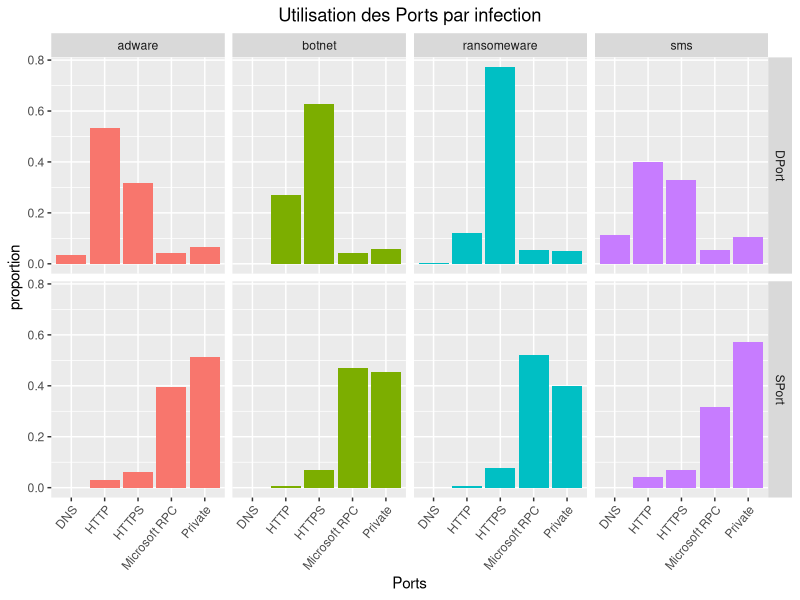
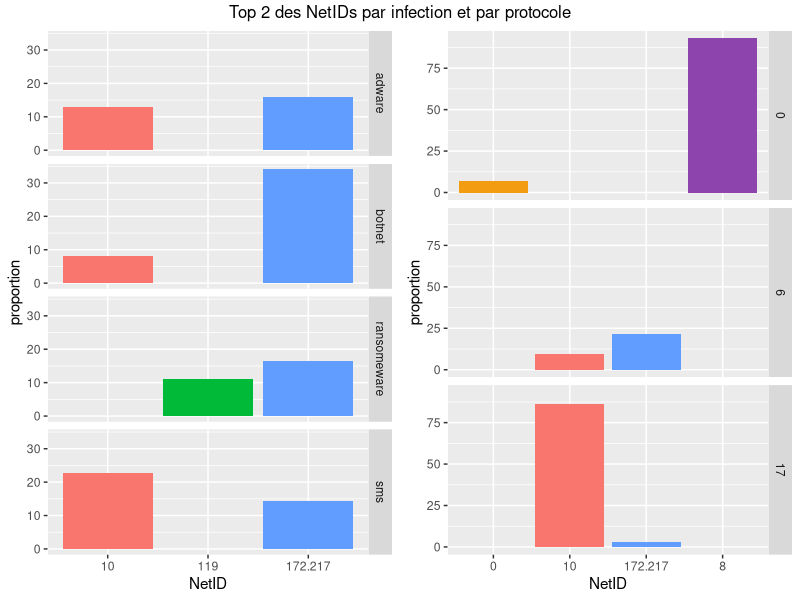
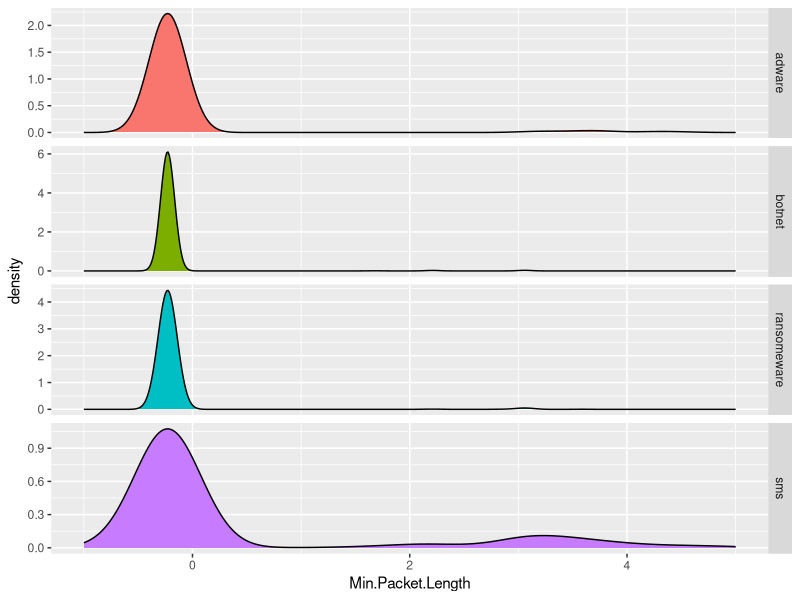
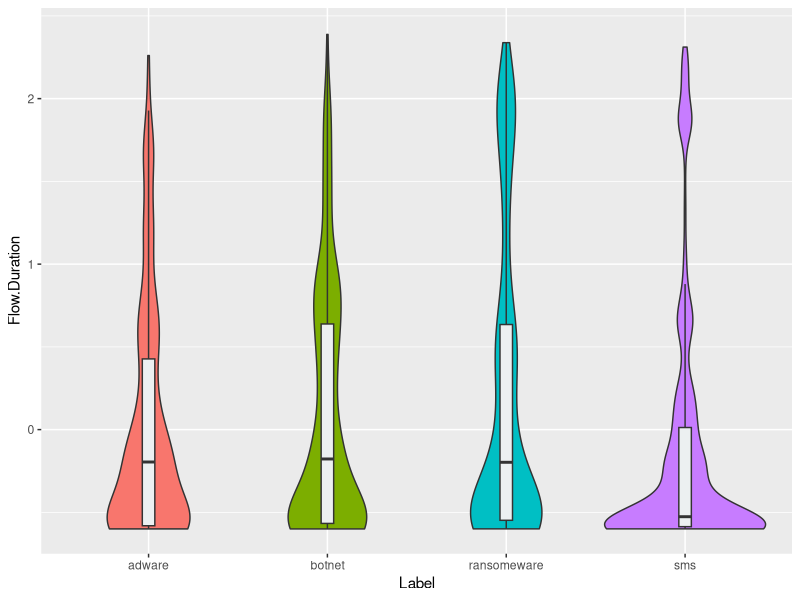
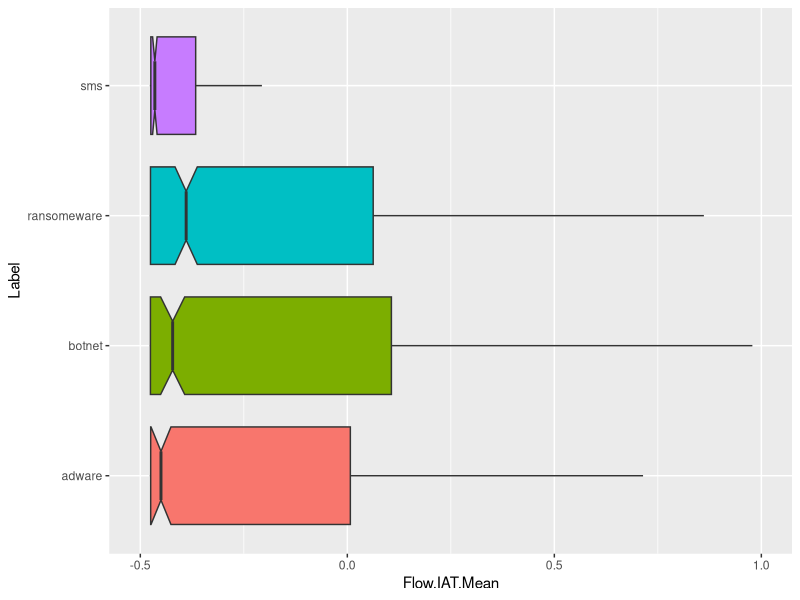

Generate these figures, in order, with R: (Note: this script raises an error after producing the figures.)
## ---- chunk 1
library(ggpubr)
library(tidyverse)
library(caret)
library(pROC)
library(ranger)
library(doParallel)
## ---- chunk 2
data <- read_csv("data/hackerAttack.csv")
data <- data %>% rename_all(make.names)
## ---- chunk 3
ip_split <- function(ip){
    #' Renvoie le Net-ID d'une adresse IP
    octets <- str_split(ip, "\\.")[[1]]
    if (as.numeric(octets[1]) <= 127) {
        netID <- octets[1]
    } else {
        netID <- paste(octets[1], octets[2], sep = ".")
    }
    
    return(netID)
}
## ---- chunk 4
data %>% 
select_if(is.numeric) %>% 
summarise_all(var) %>% 
gather() %>%
select(value) %>%
as.matrix() %>%
quantile(0.25) -> q1
## ---- chunk 5
data <- data %>% 
rename(IP = 'Destination.IP') %>% 
rowwise() %>% # vectorise la fonction ip_split
mutate(IP = ip_split(IP)) %>% 
as_tibble() # supprime rowwise_df
## ---- chunk 6
data <- data %>% 
rename(
    SPort = 'Source.Port',
    DPort = 'Destination.Port',
) %>% 
mutate(
    DPort = case_when(
        DPort == 53 ~ "DNS",
        DPort == 80 ~ "HTTP",
        DPort == 443 ~ "HTTPS",
        DPort %in% c(1024:5000, 49152:65535) ~ "Microsoft RPC",
        DPort %in% 60000:61000 ~ "Mosh",
        TRUE ~ "Private"
    ),
    SPort = case_when(
        SPort == 80 ~ "HTTP",
        SPort == 443 ~ "HTTPS",
        SPort %in% c(1024:5000, 49152:65535) ~ "Microsoft RPC",
        SPort %in% 60000:61000 ~ "Mosh",
        TRUE ~ "Private"
    )
) %>% 
mutate_at(
    c('SPort', 'DPort', 'IP', 'Protocol', 'Label'),
    funs(factor)
) %>% 
select(
    1:4, # Facteurs
    colnames(select_if(., function(col) is.numeric(col) && var(col) >= q1)), # Variances faibles
    ncol(.) # Label
) %>% 
mutate_if(
    is.numeric,
    scale
)
## ---- chunk 7
dim_quant <- data %>% select_if(is.numeric) %>% ncol()
dim_IP <- length(unique(data$IP))
dim_SPort <- length(unique(data$SPort))
dim_DPort <- length(unique(data$DPort))
dim_Protocol <- length(unique(data$Protocol))
dim_X <- dim_quant + dim_IP-1 + dim_SPort-1 + dim_DPort-1 + dim_Protocol-1
## ---- chunk 8
data %>%
select(SPort, DPort, Label) %>%
gather("Entry", "Port", -Label) %>% ggplot() + 
aes(x = Port, y = ..prop.., group = 1, fill = Label) +
geom_bar() + guides(fill = F) + 
facet_grid(cols = vars(Label), rows = vars(Entry)) +
labs(title = "Utilisation des Ports par infection", x = "Ports", y = "proportion") +
theme(
    axis.text.x = element_text(angle = 50, hjust = 1),
    plot.title = element_text(hjust = 0.5)
)
## ---- chunk 9
ip_label <- data %>% 
group_by(Label, IP) %>% 
summarise(proportion = n()) %>%
mutate(proportion = proportion*100 / sum(proportion)) %>% 
top_n(2, proportion) %>% 
ggplot() + aes(x = IP, y = proportion, fill = IP) +
geom_bar(stat="identity") + facet_grid(Label~.) +
guides(fill = F) + xlab("NetID")

ip_protocol <- data %>% 
group_by(Protocol, IP) %>% 
summarise(proportion = n()) %>%
mutate(proportion = proportion*100 / sum(proportion)) %>% 
top_n(2, proportion) %>% 
ggplot() + aes(x = IP, y = proportion, fill = IP) +
geom_bar(stat="identity") + facet_grid(Protocol~.) +
guides(fill = F) + xlab("NetID") +
scale_fill_manual(values = c("#f39c12", "#f8766d", "#619cff", "#8e44ad"))
## ---- chunk 10
data %>% 
group_by(Label, Protocol) %>% 
summarise(proportion = n()) %>%
mutate(proportion = proportion*100 / sum(proportion)) %>% 
spread(Protocol, proportion)
ggarrange(
    ip_label, ip_protocol,
    ncol = 2, nrow = 1
) %>% 
annotate_figure(top = "Top 2 des NetIDs par infection et par protocole")
## ---- chunk 11
ggplot(data) + aes(x = `Min.Packet.Length`, fill = Label) +
geom_density() + facet_grid(Label~., scales = "free_y") +
xlim(range(-1,5)) + guides(fill = F)
## ---- chunk 12
ggplot(data) + aes(y = `Flow.Duration`, x = Label, fill = Label) +
geom_violin() + ylim(range(-0.6:2.6)) + guides(fill = F) +
geom_boxplot(width = 0.07, fill = "#ecf0f1", outlier.size = -1)
## ---- chunk 13
ggplot(data) + 
aes(y = `Flow.IAT.Mean`, x = Label, fill = Label) +
geom_boxplot(notch=T, outlier.size = -1) +
coord_flip(ylim=c(-0.5, 1)) +
guides(fill = F)
## ---- chunk 14
split_set <- function(data, trainSize = 0.9){
    #' Divise nos données en partitions train et test
    
    set.seed(2020)
    part <- createDataPartition(data$Label, p = trainSize)
    train_set <- data %>% slice(part$Resample1)
    test_set <- data %>% slice(-part$Resample1)
    
    return(list(train_set, test_set))
}
## ---- chunk 15
plotmetrics <- function(train_obj, parameter){
    #' Renvoie un ggplot de l'évolution d'Accuracy et AUC
    #' train_obj: objet de type train de caret
    #' param: paramètre évalué
    
    train_obj <- train_obj$results %>% select(!!parameter, AUC, Accuracy)
    AUC_limits <- c(min(train_obj$AUC), max(train_obj$AUC))
    Accuracy_limits <- c(min(train_obj$Accuracy), max(train_obj$Accuracy))
    train_obj$Accuracy <- train_obj$Accuracy * (AUC_limits[2]/Accuracy_limits[2])
    limit <- c(min(train_obj[,2:3]), max(train_obj[,2:3]))
    maxAUC <- filter(train_obj, AUC == max(AUC))
    maxAccuracy <- filter(train_obj, Accuracy == max(Accuracy))

    plot <- train_obj %>% 
    ggplot() + aes_string(x = parameter) + 
    geom_line(aes(y = AUC), color = "#38ada9") +  
    geom_point(aes(y = AUC), color = "#38ada9") +
    geom_line(aes(y = Accuracy), color = "#e55039") +
    geom_point(aes(y = Accuracy), color = "#e55039") +
    geom_point(data = maxAUC, aes_string(x = parameter, y = "AUC"), color = "#38ada9", shape = 5, size = 3) +
    geom_point(data = maxAccuracy, aes_string(x = parameter, y = "Accuracy"), color = "#e55039", shape = 0, size = 3) +
    scale_y_continuous(
        limits = limit,
        sec.axis = sec_axis(~ . *Accuracy_limits[2]/AUC_limits[2],
                            name = "Accuracy")) +
    theme(
        plot.title = element_text(hjust = 0.5),
        axis.title.y.left = element_text(color = "#38ada9"),
        axis.text.y.left = element_text(color = "#38ada9"),
        axis.title.y.right = element_text(color = "#e55039"),
        axis.text.y.right = element_text(color = "#e55039"),

    )
    
    return(plot)
}
## ---- chunk 16
confmatrix <- function(test, pred){
    #' Renvoie un ggplot de matrice de confusion
    #' test, pred: vecteurs de même taille
    
    plot <- confusionMatrix(test, pred)$table %>% 
    as_tibble() %>%
    ggplot() +
    aes(x = Reference, y = reorder(Prediction, desc(Prediction)), fill = n) + 
    geom_tile() +
    geom_text(aes(label = paste(round(n, 2), '%')), color = "white", size = 5) +
    labs(y = "Prediction") + guides(fill = F) +
    scale_fill_gradient(low = "#c0392b", high = "#27ae60") +
    theme(plot.title = element_text(hjust = 0.5))
    
    return(plot)
}
## ---- chunk 17
multiroc <- function(Y, Y_pred){
    #' Renvoie les courbes ROC de chaque classe
    
    predicted <- tibble(
        Y = as.character(Y),
        Y_pred = as.character(Y_pred)
    )

    roclist <- vector(mode = "list")

    for (label in unique(predicted$Y)){
        one_rest <- predicted %>% 
        mutate(
            Y = if_else(
                Y == label,
                1, 0
            ),
            Y_pred = if_else(
                Y_pred == label,
                1, 0
            )
        )

        roclist[[label]] <- roc(one_rest$Y, one_rest$Y_pred)
    }

    plot <- roclist %>% ggroc(aes = "color", size = 1, legacy.axes = TRUE) +
    labs(color = "Labels") + theme(plot.title = element_text(hjust = 0.5))
    
    return(plot)
}

## ---- chunk 18
train_set <- split_set(data)[[1]]
test_set <- split_set(data)[[2]]

tune_control <- trainControl(
  method = "cv", 
  number = 3,
  index = createMultiFolds(train_set$Label, k = 3, times = 1),
  classProbs = TRUE,
  summaryFunction = multiClassSummary
)
## ---- chunk 19
knn_tune_naive <- data.frame(
    k = seq(3, 170, by = 6)
)

cl <- makePSOCKcluster(4)
registerDoParallel(cl)
set.seed(2020)

knn_naive_cv <- train(
    Label ~ .,
    data = train_set,
    method = "knn",
    metric = "AUC",
    trControl = tune_control,
    tuneGrid = knn_tune_naive,
)

on.exit(stopCluster(cl))

plotmetrics(knn_naive_cv, "k") +
labs(title = "AUC et Accuracy en fonction des K voisins", x = "Voisins")
## ---- chunk 20
train_knn <- split_set(data)[[1]]
test_knn <- split_set(data)[[2]]
## ---- chunk 21
knn_tune <- data.frame(
    k = seq(3, 15)
)

cl <- makePSOCKcluster(4)
registerDoParallel(cl)
set.seed(2020)

knn_cv <- train(
    Label ~ .,
    data = train_knn,
    method = "knn",
    metric = "AUC",
    trControl = tune_control,
    tuneGrid = knn_tune,
)

on.exit(stopCluster(cl))

plotmetrics(knn_cv, "k") +
labs(title = "AUC et Accuracy en fonction des K voisins", x = "Voisins")
## ---- chunk 22
model_knn <- knn_cv$finalModel
pred_knn <- predict(knn_cv, newdata = test_knn)
## ---- chunk 23
confmatrix(test_knn$Label, pred_knn) +
labs(title = "Matrice de confusion KNN, K = 4")
## ---- chunk 24
multiroc(test_knn$Label, pred_knn) +
labs(title = "Courbes ROC avec KNN, K = 4")
## ---- chunk 25
result <- knn_cv$results %>% 
filter(k == 4)  %>%
mutate(Model = "KNN") %>% 
select(Model, AUC, Accuracy)
## ---- chunk 26
rf_tune_naive <- data.frame(
    mtry = dim_X,
    splitrule = "gini",
    min.node.size = 1
)
## ---- chunk 27
cl <- makePSOCKcluster(4)
registerDoParallel(cl)
set.seed(2020)

rf_naive_cv <- train(
    Label ~ .,
    data = train_set,
    method = "ranger",
    metric = "AUC",
    trControl = tune_control,
    tuneGrid = rf_tune_naive,
    importance = 'impurity_corrected'
)

on.exit(stopCluster(cl))
## ---- chunk 28
rf_naive_vars <- rf_naive_cv$finalModel$variable.importance
rf_naive_vars <- tibble(variable = names(rf_naive_vars), importance = rf_naive_vars) %>% 
    arrange(importance) %>% mutate(variable = factor(variable, levels = variable)) %>% 
    top_frac(0.15)

ggplot(rf_naive_vars) + coord_flip() + aes(x = variable, y = importance, fill = importance) + geom_bar(stat = "identity") + 
    labs(title = "15% des variables classées par importance", x = "") +
    theme(plot.title = element_text(hjust = 0.5))
## ---- chunk 29
data_rf <- data %>% 
select(
    Label, SPort, DPort, IP,
    any_of(tail(rf_naive_vars, 18)$variable)
) %>% 
mutate(
    IP = factor(if_else(
        IP %in% c("172.217", "121", "205.174"),
        as.character(IP), "OtherIP"
    )),
    SPort = factor(if_else(
        SPort %in% c("Private", "Microsoft RPC"),
        as.character(SPort), "OtherSPort"
    )),
    DPort = factor(if_else(
        DPort %in% c("HTTP", "HTTPS"),
        as.character(DPort), "OtherDPort"
    ))
)
## ---- chunk 30
dim_quant_rf <- data_rf %>% select_if(is.numeric) %>% ncol()
dim_IP_rf <- length(unique(data_rf$IP))
dim_SPort_rf <- length(unique(data_rf$SPort))
dim_DPort_rf <- length(unique(data_rf$DPort))
dim_X_rf <- dim_quant_rf + dim_IP_rf-1 + dim_SPort_rf-1 + dim_DPort_rf-1
## ---- chunk 31
train_rf <- split_set(data_rf)[[1]]
test_rf <- split_set(data_rf)[[2]]
## ---- chunk 32
rf_tune <- data.frame(
    mtry = seq(2, 17),
    splitrule = rep("gini", 16),
    min.node.size = rep(1, 16)
)
## ---- chunk 33
cl <- makePSOCKcluster(4)
registerDoParallel(cl)
set.seed(2020)

rf_cv <- train(
    Label ~ .,
    data = train_rf,
    method = "ranger",
    metric = "AUC",
    trControl = tune_control,
    tuneGrid = rf_tune
)

on.exit(stopCluster(cl))
## ---- chunk 34
plotmetrics(rf_cv, "mtry") +
labs(title = "AUC et Accuracy en fonction des mtry")
## ---- chunk 35
model_rf <- ranger(Label~., data = train_rf, mtry = 13, splitrule = "gini", min.node.size = 1)
pred_rf <- predict(model_rf, data = test_rf)$prediction
## ---- chunk 36
confmatrix(test_rf$Label, pred_rf) +
labs(title = "Matrice de confusion Random Forest, mtry = 11")
## ---- chunk 37
multiroc(test_rf$Label, pred_rf) +
labs(title = "Courbes ROC avec Random Forest, mtry = 11")
## ---- chunk 38
result <- result %>%
bind_rows(
    (rf_cv$results %>% 
     filter(mtry == 11)  %>%
     mutate(Model = "RF") %>% 
     select(Model, AUC, Accuracy)
    )
)
## ---- chunk 39
lgb_tune_naive <- data.frame(
    nIter = seq(1, 171, by =  10)
)
## ---- chunk 40
cl <- makePSOCKcluster(4)
registerDoParallel(cl)
set.seed(2020)

lgb_cv_naive <- train(
    Label ~ .,
    data = train_set,
    method = "LogitBoost",
    metric = "AUC",
    trControl = tune_control,
    tuneGrid = lgb_tune_naive
)

on.exit(stopCluster(cl))
## ---- chunk 41
plotmetrics(lgb_cv_naive, "nIter") +
labs(title = "AUC et Accuracy en fonction des nIter")
## ---- chunk 42
train_lgb <- split_set(data)[[1]]
test_lgb <- split_set(data)[[2]]
## ---- chunk 43
lgb_tune <- data.frame(
    nIter = seq(119, 141, by = 2)
)
## ---- chunk 44
cl <- makePSOCKcluster(4)
registerDoParallel(cl)
set.seed(2020)

lgb_cv <- train(
    Label ~ .,
    data = train_lgb,
    method = "LogitBoost",
    metric = "AUC",
    trControl = tune_control,
    tuneGrid = lgb_tune
)

on.exit(stopCluster(cl))
## ---- chunk 45
plotmetrics(lgb_cv, "nIter") +
labs(title = "AUC et Accuracy en fonction des nIter")
## ---- chunk 46
model_lgb <- lgb_cv$finalModel
pred_lgb <- predict(lgb_cv, newdata = test_lgb)
## ---- chunk 47
confmatrix(test_lgb$Label, pred_lgb) +
labs(title = "Matrice de confusion Logitboost, nIter = 129")
## ---- chunk 48
multiroc(test_lgb$Label, pred_lgb) +
labs(title = "Courbes ROC avec Logitboost, nIter = 129")
## ---- chunk 49
result <- result %>%
bind_rows(
    (lgb_cv$results %>% 
     filter(nIter == 129)  %>%
     mutate(Model = "LGB") %>% 
     select(Model, AUC, Accuracy)
    )
)
## ---- chunk 50
gbm_tune_naive <- data.frame(
    shrinkage = rep(0.1, 21),
    interaction.depth = rep(c(1,3,5), 7),
    n.minobsinnode = rep(10, 21),
    n.trees = c(rep(50, 3), rep(100, 3), rep(500, 3), rep(1000, 3), rep(1500, 3), rep(2500, 3), rep(4000, 3))
)
## ---- chunk 51
cl <- makePSOCKcluster(4)
registerDoParallel(cl)
set.seed(2020)

gbm_cv_naive <- train(
    Label ~ .,
    data = train_set,
    method = "gbm",
    metric = "AUC",
    trControl = tune_control,
    tuneGrid = gbm_tune_naive
)

on.exit(stopCluster(cl))
## ---- chunk 52
ggplot(gbm_cv_naive) +
labs(title = "AUC pour chaque nombre de division en fonction du nombre d'arbres")
## ---- chunk 53
gbm_naive_vars <- summary(gbm_cv_naive$finalModel, plotit = F) %>% as_tibble() %>% 
arrange(rel.inf) %>% mutate(var = factor(var, levels = var)) %>% top_frac(0.20)

ggplot(gbm_naive_vars) + coord_flip() + aes(x = var, y = rel.inf, fill = rel.inf) + geom_bar(stat = "identity") + 
    labs(title = "20% des variables classées par importance", x = "", y = "Importance moyenne par classe") +
    theme(plot.title = element_text(hjust = 0.5)) + guides(fill = F)
## ---- chunk 54
data_gbm <- data %>% 
select(
    Label, DPort, IP,
    any_of(tail(gbm_naive_vars, 13)$var)
) %>% 
mutate(
    IP = factor(if_else(
        as.character(IP) == "172.217",
        as.character(IP), "OtherIP"
    )),
    DPort = factor(if_else(
        DPort == "HTTPS",
        as.character(DPort), "OtherDPort"
    ))
)
## ---- chunk 55
dim_quant_gbm <- data_gbm %>% select_if(is.numeric) %>% ncol()
dim_IP_gbm <- length(unique(data_gbm$IP))
dim_DPort_gbm <- length(unique(data_gbm$DPort))
dim_X_gbm <- dim_quant_gbm + dim_IP_gbm-1 + dim_DPort_gbm-1
## ---- chunk 56
train_gbm <- split_set(data_gbm)[[1]]
test_gbm <- split_set(data_gbm)[[2]]
## ---- chunk 57
gbm_tune <- data.frame(
    shrinkage = rep(0.1, 14),
    interaction.depth = rep(3, 14),
    n.minobsinnode = rep(10, 14),
    n.trees = seq(1100, 2400, by = 100)
)
## ---- chunk 58
cl <- makePSOCKcluster(4)
registerDoParallel(cl)
set.seed(2020)

gbm_cv <- train(
    Label ~ .,
    data = train_gbm,
    method = "gbm",
    metric = "AUC",
    trControl = tune_control,
    tuneGrid = gbm_tune
)

on.exit(stopCluster(cl))
## ---- chunk 59
plotmetrics(gbm_cv, "n.trees") +
labs(title = "AUC et Accuracy en fonction du nombre d'arbres")
## ---- chunk 60
model_gbm <- gbm_cv$finalModel
pred_gbm <- predict(gbm_cv, newdata = test_gbm)
## ---- chunk 61
confmatrix(test_gbm$Label, pred_gbm) +
labs(title = "Matrice de confusion Stochastic gradient boosting, n.trees = 1800")
## ---- chunk 62
multiroc(test_gbm$Label, pred_gbm) +
labs(title = "Courbes ROC avec Stochastic gradient boosting, n.trees = 1800")
## ---- chunk 63
result <- result %>%
bind_rows(
    (gbm_cv$results %>% 
     filter(n.trees == 1800)  %>%
     mutate(Model = "GBM") %>% 
     select(Model, AUC, Accuracy)
    )
)
## ---- chunk 64
predicted <- tibble(Y = test_set$Label, KNN = pred_knn, RF = pred_rf, LGB = pred_lgb, GBM = pred_gbm)
plotlist <- vector(mode = "list")
for (label in unique(data$Label)){
    roclist <- vector(mode = "list")
    one_rest <- predicted %>% 
    mutate_all(funs(
        if_else(. == !!label, 1, 0)
    ))
    for (model in c('KNN', 'RF', 'LGB', 'GBM')){
        roclist[[model]] <- roc(one_rest$Y, pull(one_rest, model))
    }
    plotlist[[label]] <- ggroc(roclist, aes = "color", size = 1.2, legacy.axes = TRUE) +
    labs(color = "Models", title = label, x = NULL, y = NULL) + geom_abline() +
    theme(plot.title = element_text(hjust = 0.5, face = "bold"))
}
## ---- chunk 65
ggarrange(
    plotlist = plotlist,
    ncol = 2, nrow = 2,
    common.legend = T,
    legend = "right"
) %>% 
annotate_figure(
    top = "Courbes ROC des modèles pour chaque label",
    left = "sensitivity",
    bottom = "1 - specificity"
)
## ---- chunk 66
result %>% 
gather(metric, value, -Model) %>% 
ggplot() +
aes(fill = metric, y = value, x = Model) +
geom_bar(position = "dodge", stat = "identity") +
coord_flip(ylim = c(0, 1)) +
labs(title = "Comparaison des modèles") +
theme(plot.title = element_text(hjust = 0.5))
